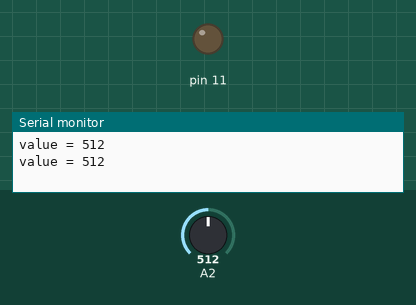
Bench run of a sketch on a simulated Arduino Uno, built with avr-gcc and run on an emulated ATmega328P. Parts: output pins drawn as LEDs (lit = HIGH), the last lines printed to the serial monitor. The inputs (shaded band) are chosen by the test bench; at power-on: A2 = 512.

Above: at 3.8 s.
3.9 s: A2 set to 588
7.8 s: A2 set to 615
At 9.9 s:
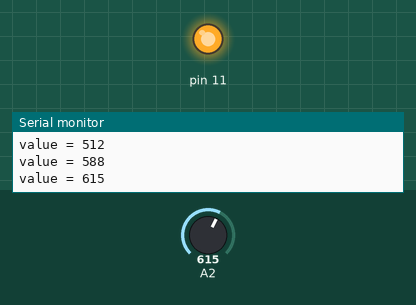
11.7 s: A2 set to 590
At 13.4 s:
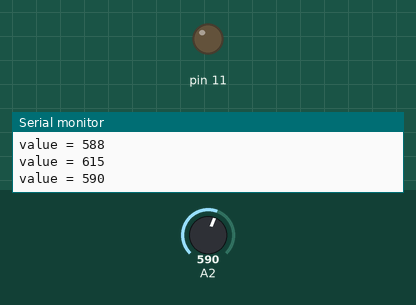
15.6 s: A2 set to 610
At 19.2 s:
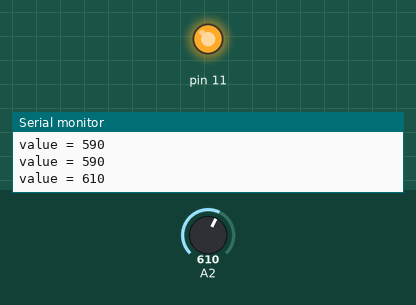
Timing chart, 0 to 20.5 s (numbered marks = the images above; inputs shaded):
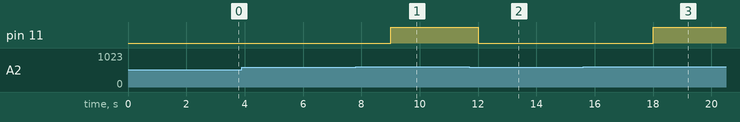

The sketch:

sketch_adc.ino
```cpp
void setup() {
  Serial.begin(9600);
  pinMode(A2,INPUT);
  pinMode(11,OUTPUT);

  digitalWrite(11,LOW);

}

void loop() {
  int value;
  value = analogRead(A2);
  Serial.print("value = ");
  Serial.println(value);

  if(value > 600)
  digitalWrite(11,HIGH);
  else
  digitalWrite(11,LOW);

  delay(3000);
}
```

Measured:
- the behaviour switches between 600 and 601 on A2 (found by bisection; images 0 and 1)
- after the input at 7.8 s, pin 11: LOW → HIGH after 1.2 s
- after the input at 11.7 s, pin 11: HIGH → LOW after 0.30 s
- after the input at 15.6 s, pin 11: LOW → HIGH after 2.4 s
